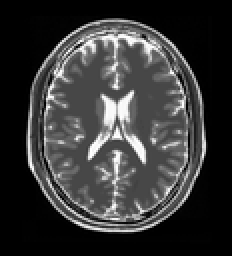
%> input picture hw5/Ori/brain.png, 116 x 128 px, shrunk from 223 x 245 before the run (shown 2 times larger)
$ octave local_otsu.m   (GNU Octave 9; MATLAB toolbox functions it lacks are replaced by stand-ins)
%> lines starting %> are read from the running program, lines starting %| are printed output that depends on the picture; in (x1, y1, x2, y2) boxes, pixels count from 0 and x2, y2 are one past the last pixel; in counts of white or black regions, pixels touching at a corner belong together; the program's own positions count from 1
clc
clear
A = rgb2gray(imread('brain.png'));
%> A: size 128x116 uint8; min 0, max 255, mean 55.3
B = rgb2gray(imread('heart.png'));
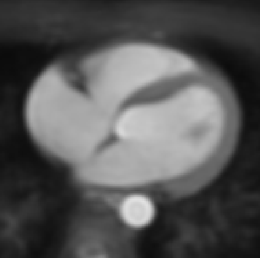
%> input picture hw5/Ori/heart.png, 260 x 258 px, shrunk from 499 x 495 before the run
%> B: size 258x260 uint8; min 11, max 227, mean 85.6
figure
imshow(A)
title('origin image1');
figure
imshow(B)
title('origin image2');
A = double(A);
%> A: size 128x116 double
B = double(B);
%> B: size 258x260 double
T1 = local_(A);
%> after the loop in hist_, `for i = 1 : m`: his = 256 values, max 5256 at index 1, min 3 at index 18, mean 58
%> in hist_, `his = his / (m*n);`: his = 256 values, max 0.354 at index 1, min 0.000202 at index 18, mean 0.00391
%> in local_, `his1 = hist_(A, M, N);`: his1 has the same summary as his in hist_
%> after the loop in local_, `for k = n+1 : N+n`:
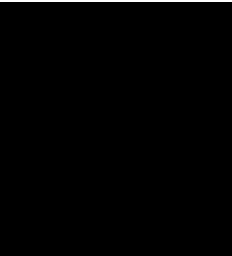
%> T: size 128x116 double (shown 2 times larger); values 0 (black) and 1 (white), 0.78% white in thin lines or dots, all inside (x1, y1, x2, y2) = (0, 0, 116, 1)
%> after the loop in local_, `for k = n+1 : N+n`: P1 = 256 values from 1 to 1
%> after the loop in local_, `for i = n+2 : M + n`: m = 1.28e-12; m1 = 256 values, max 1 at index 256, min 1 at index 135, mean 1
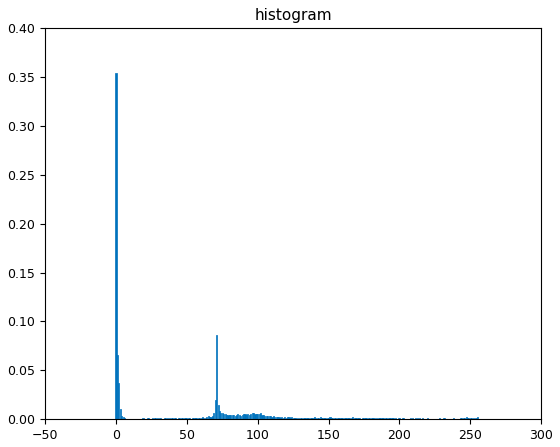
%> figure redrawn from the program's plot data; tallest bar 0.354 high, from x = -0.4 to 0.4
T2 = local_(B);
%> in local_ (call 2), `his1 = hist_(A, M, N);`: his1 = 256 values, max 0.0167 at index 28, min 0 at index 1, mean 0.00391
%> in local_ (call 2), `A = blkdiag(zeros(n, n), A, zeros(n, n));`:
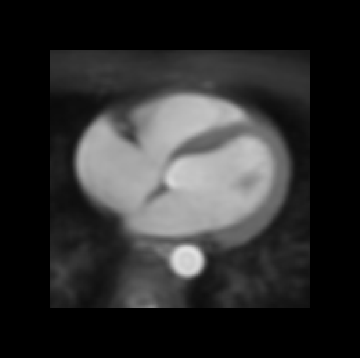
%> A: size 358x360 double; min 0, max 227, mean 44.5
%> the loop in local_ (call 2), `for k = n+1 : N+n` made 260 passes
%> (m, t in otsu) on passes 1 to 3: (0.76, 1), (1.52, 1), (2.28, 1)
%> after the loop in local_ (call 2), `for k = n+1 : N+n`:
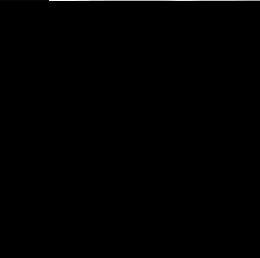
%> T: size 258x260 double; min 0, max 41, mean 0.1; drawn with min black and max white
%> after the loop in local_ (call 2), `for k = n+1 : N+n`: P1 = 256 values from -6.18e-16 to 1; m = 28.56; m1 = 256 values, max 29.56 at index 41, min -1.62e+15 at index 1, mean -1.58e+14
%> after the loop in local_ (call 2), `for i = n+2 : M + n`:
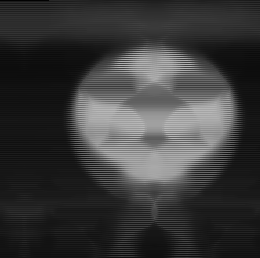
%> T: size 258x260 double; min 1, max 186, mean 57.9
%> after the loop in local_ (call 2), `for i = n+2 : M + n`: m = 25.7; m1 = 256 values, max 28.5 at index 17, min -1.62e+15 at index 14, mean -1.01e+14
%> figure, not shown here; tallest bar 0.0167 high, from x = 26.6 to 27.4
A = sign(A-T1);
%> A: size 128x116 double
B = sign(B-T2);
figure
imshow(A);
title('after local otsu image1');
figure
imshow(B)
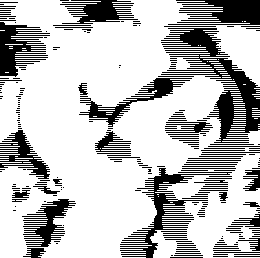
%> displayed picture: size 258x260, on the screen's scale of 0 to 255; 74.1% white; 254 black regions (182 under 20 px), largest, box (x1, y1, x2, y2) and area: (161, 28, 260, 143) 3731, (120, 168, 232, 258) 1949, (168, 0, 260, 25) 1523
title('after local otsu image2');
% imwrite(A, 'local_otsu1.jpg');
% imwrite(B, 'local_otsu2.jpg');
%%
%-----------------------------------------
%functions used
function T = local_(A)
[M, N] = size(A);
n = 50;
his1 = hist_(A, M, N);
figure
bar(0 : 255, his1);
title('histogram');
%此处默认边界外像素值为0
A = blkdiag(zeros(n, n), A, zeros(n, n));
m = 0;
P1 = ones(256, 1);
m1 = P1;
T = zeros(M, N);
num = n;
for k = n+1 : N+n
    [T(1, k-n), P1, m1, m] = otsu(num, P1, m1, m, A(n+1, k), A(n+1, k-n));
end
%对A作镜像对称，方便局部Z形滑动
A = fliplr(A);
for i = n+2 : M + n
    for j = n+1 : N+n
        x = 2 * n - j;
        if(x >= 0)
            [T(i-n, j-n), P1, m1, m] = otsu(num, P1, m1, m, A(i, j), A(i-1, n+x+1));
        else
            [T(i-n, j-n), P1, m1, m] = otsu(num, P1, m1, m, A(i, j), A(i, j-n));
        end
    end
    A = fliplr(A);  %每次走完一行需要左右翻转一次矩阵
end
end


function [t, P1, m1, m] = otsu(N, P1, m1, m, newin, oldout)
m1 = m1 .* P1;
if newin < oldout
    P1 = P1 + [zeros(newin, 1); 1/N * ones(oldout-newin, 1); zeros(256-oldout, 1)];
elseif newin > oldout
    P1 = P1 - [zeros(oldout, 1); 1/N * ones(newin-oldout, 1); zeros(256-newin, 1)];
end
m1 = m1 + [zeros(newin, 1); newin/N * ones(256-newin, 1)];
m1 = m1 - [zeros(oldout, 1); oldout/N * ones(256-oldout, 1)];
m1 = m1 ./ P1;
m = m + newin/N - oldout/N;
varB = (m.*P1 - m).^2 ./ (P1.*(1-P1));
[~, t] = max(varB);
end

function his = hist_(A_, m, n)
his = zeros(256, 1);
for i = 1 : m
    for j = 1 : n
        his(A_(i, j) + 1, 1) = his(A_(i, j) + 1, 1) + 1;
    end
end
his = his / (m*n);
end
